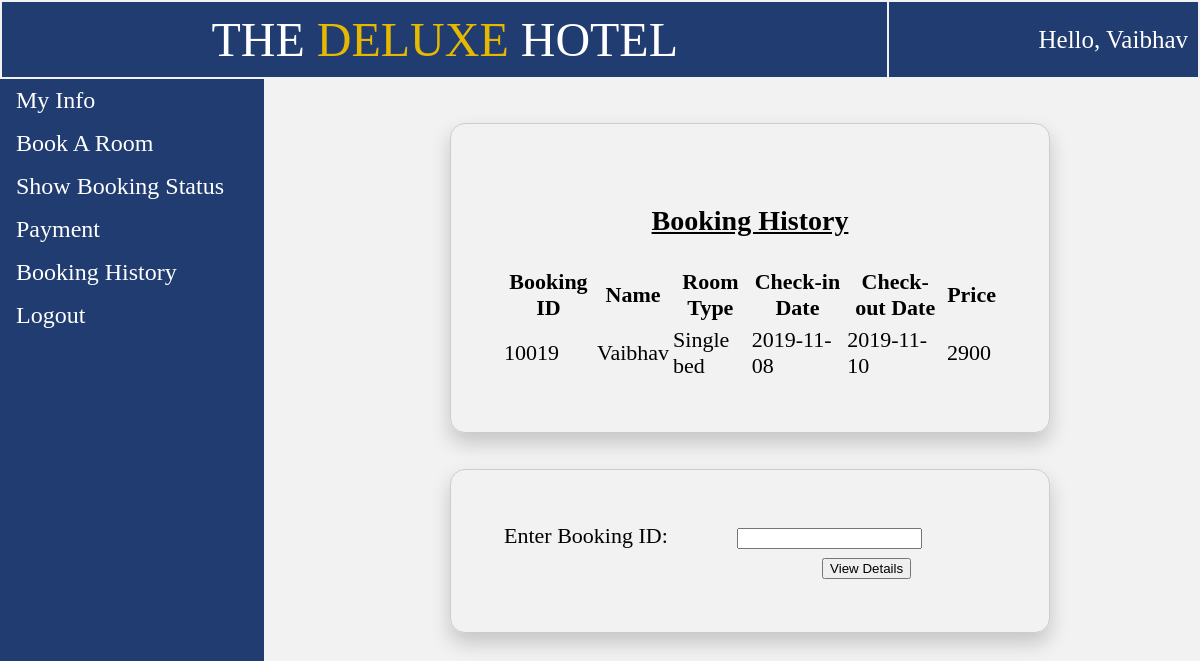
The app's page /user_booking_history.php with its own data.
### tables this page shows
CREATE TABLE `temp_session` (
  `phone` int(11) NOT NULL,
  `password` varchar(20) NOT NULL,
  `name` varchar(20) NOT NULL,
  `email` varchar(30) NOT NULL,
  `idproof` varchar(20) NOT NULL,
  `dob` date NOT NULL
);

CREATE TABLE `booked_hist` (
  `phone` int(11) NOT NULL,
  `name` varchar(20) NOT NULL,
  `idproof` varchar(20) NOT NULL,
  `room_type` varchar(20) NOT NULL,
  `checkin` date NOT NULL,
  `checkout` date NOT NULL,
  `days` int(11) NOT NULL,
  `ac` varchar(5) NOT NULL,
  `breakfast` varchar(5) NOT NULL,
  `lunch` varchar(5) NOT NULL,
  `snacks` varchar(5) NOT NULL,
  `dinner` varchar(5) NOT NULL,
  `swimming` varchar(5) NOT NULL,
  `price` int(11) NOT NULL,
  `book_id` int(11) NOT NULL
);

### user_booking_history.php (the view, shortened to what this page needs)
<!DOCTYPE html>
<html>
<head>
</head>
<body>
	<?php
		$conn = new mysqli("localhost","root","", "iwp");
		$sql = "SELECT * from temp_session";
		$result=mysqli_query($conn, $sql);
		$row=mysqli_fetch_row($result); ?>
	<table style="width: 100%;">
		<tr>
			<td id="td1" style="padding: 10px; font-size: 48px;">THE <p style="color: #e6b800; display: inline;">DELUXE</p> HOTEL</td>
			<td id="td1" style="font-size: 25px; text-align: right;">Hello, <?php echo $row[2]; ?></td>
		</tr>
	</table>
	<ul>
		<li><a href="user_view.php">My Info</a></li>
		<li><a href="bookroom.php">Book A Room</a></li>
		<li><a href="user_room_status.php">Show Booking Status</a></li>
		<li><a href="user_payment.php">Payment</a></li>
		<li><a href="user_booking_history.php">Booking History</a></li>
		<li><a href="index.php">Logout</a></li>
	</ul>
	<div style="margin-left:25%;padding:1px 16px;height:1000px;">
			<table class="basic_box">
				<tr>
					<td colspan="6"><p style="font-size: 28px; text-align: center; text-decoration: underline;"><b>Booking History</b></p>
				</td>
				<tr>
					<th>Booking ID</th>
					<th>Name</th>
					<th>Room Type</th>
					<th>Check-in Date</th>
					<th>Check-out Date</th>
					<th>Price</th>
				</tr>
				<tr>
				<?php
					$phone = $row[0];
					$id = $row[4];
					$sql1 = "SELECT * from booked_hist";
					if ($result=mysqli_query($conn,$sql1))
				  	{
				  		while ($row=mysqli_fetch_row($result))
				    	{
				    		if($row[0]==$phone && $row[2]==$id)
				    		{
				    		?>
				    		<td><?php echo $row[14]; ?></td>
				   			<td><?php echo $row[1]; ?></td>
				   			<td><?php echo $row[3]; ?></td>
				   			<td><?php echo $row[4]; ?></td>
				    		<td><?php echo $row[5]; ?></td>
				    		<td><?php echo $row[13]; } ?></td>
				</tr><?php
				    	}
				    }?>
			</table><br><br>
			<table class="basic_box">
				<tr>
					<td colspan="1">Enter Booking ID:</td>
					<td colspan="2">
						<form action="user_room_history.php" method="post">
							<input type="number" name="book_id">
					</td>
				</tr>
				<tr>
					<td></td>
					<td style="text-align: center;"><button type="submit">View Details</button></td></form>
				</tr>
			</table>
	</div>
</body>
</html>

### user_booking_history.php (style rules this page uses)
body { margin: 0; background: #f2f2f2; }
table { font-size: 22px; }
#td1 { background-color: rgba(09,41,98,0.9); color: white; border: 10px; margin-top: -10px; padding: 10px; text-align: center; }
.basic_box { border: 1px solid #ccc; border-radius: 15px; margin: auto; width: 600px; padding: 50px; box-shadow: 0 10px 20px rgba(0,0,0,0.19); }
ul { list-style-type: none; margin: 0; padding: 0; width: 22%; font-size: 24px; background-color: rgba(09,41,98,0.9); text-decoration: none; position: fixed; height: 100%; overflow: auto; }
li { color: white; }
li a { display: block; color: white; padding: 8px 16px; text-decoration: none; }

### records on screen
temp_session: name "Vaibhav"
booked_hist: book "10019", name "Vaibhav", room_type "Single bed", checkin "2019-11-08", checkout "2019-11-10", price "2900"
